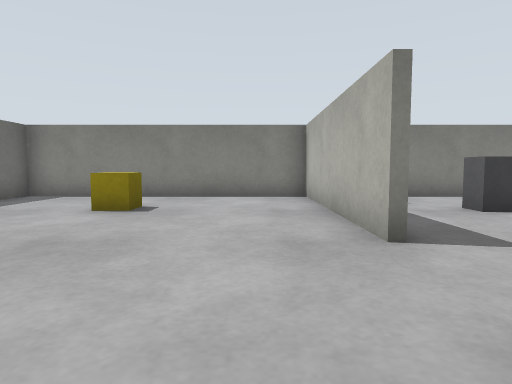
view 1 (above)

12 first-person views from a walk through a world built for the Gazebo simulator. The camera is 0.39 m above the floor, tilts 4° down and sees 75° across. The floor is counted in squares, 0.5 m on a side. Each view is taken from the middle of a square. On the plan, view 1 faces up. The plan holds only what a view shows up to about 11 squares ahead; the rest is blank. The place goes on beyond the plan.

view 2
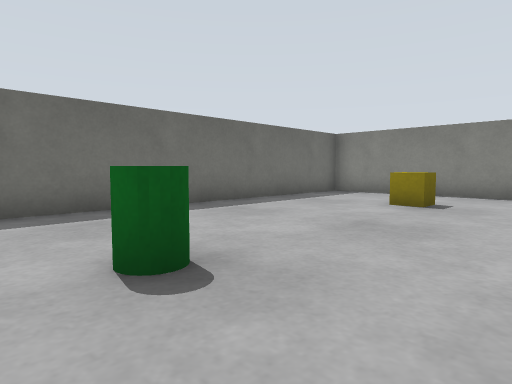

view 3
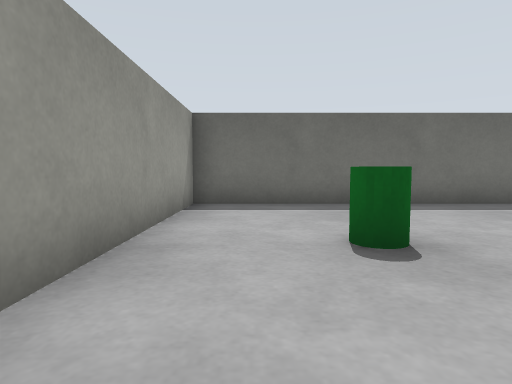

view 4
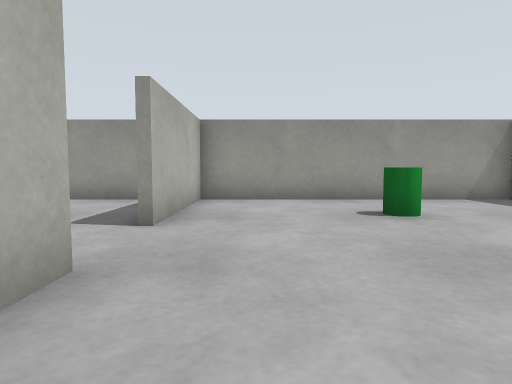

view 5
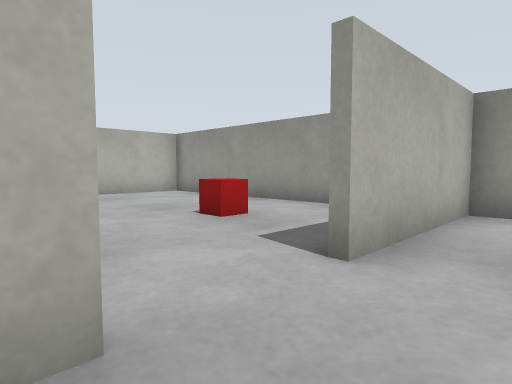

view 6
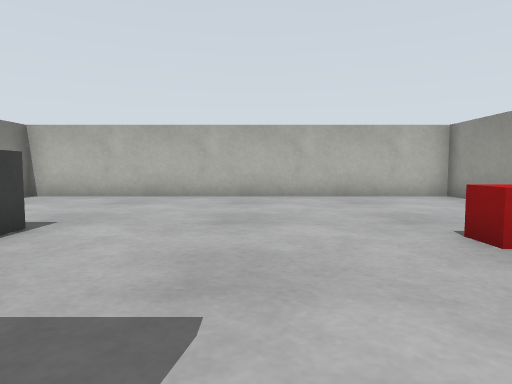

view 7
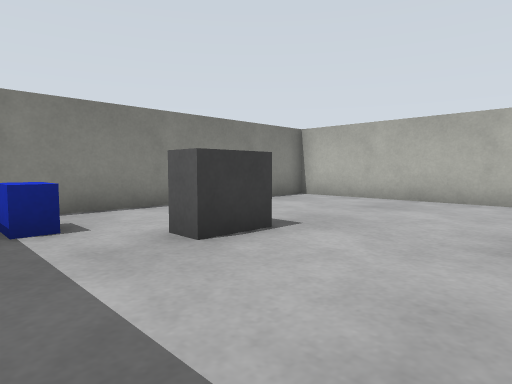

view 8
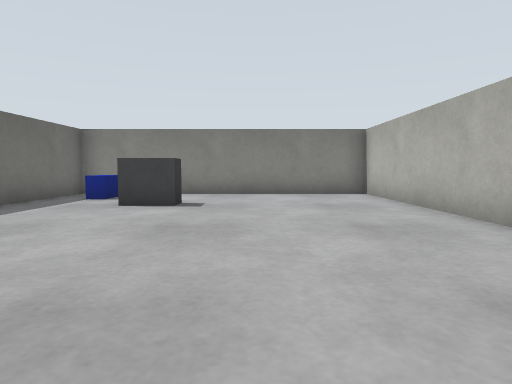

view 9
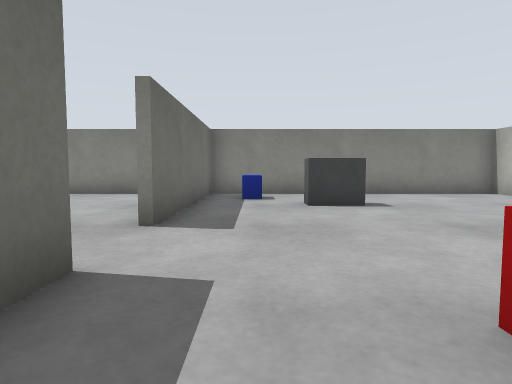

view 10
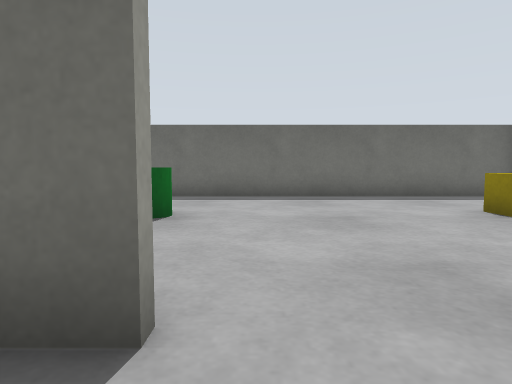

view 11
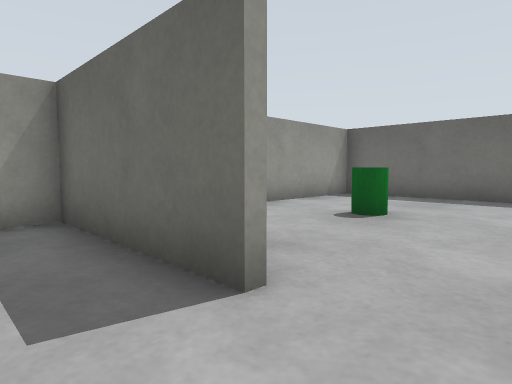

view 12
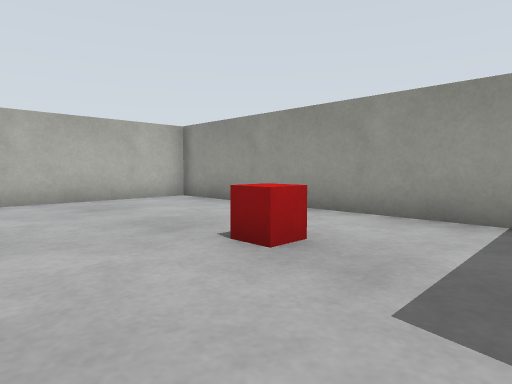

### Floor plan
Points are (right, up) in squares from view 1. A wall is a line through its corners. A room is listed if a view was taken in it or the views show most of it. See-through windows are left out.
Room 1 (views 1, 2, 3, 4, 5, 6)
walls: (1.4, 3.4) (1.4, 9.5); (2, 9.4) (-6.4, 9.4) (-6.4, -2.4) (2, -2.4); (1.4, -2.5) (1.4, 1.5)
ways out: opening at (2, 2.5) to room 2
objects: green cylinder (-3, 0) to (-2, 0); yellow box (-3, 6) to (-3, 7)
Room 2 (views 7, 8, 9, 10, 11, 12)
walls: (1.6, 1.6) (1.6, -2.5); (2, -2.4) (10.4, -2.4) (10.4, 9.4) (2, 9.4); (1.6, 9.5) (1.6, 3.5)
ways out: opening at (2, 2.5) to room 1
objects: blue box (3, 8); red box (4, 0) to (5, 0); grey box (4, 6) to (5, 6)

Positions as (right, up) in squares from view 1, and headings:
1: (0, 0), facing up
2: (0, -1), facing up-left
3: (1, -1), facing left
4: (0, 6), facing down
5: (0, 4), facing down-right
6: (1, 3), facing right
7: (2, 3), facing up-right
8: (7, -1), facing up
9: (3, -1), facing up
10: (3, 2), facing left
11: (3, 3), facing down-left
12: (2, 3), facing down-right
